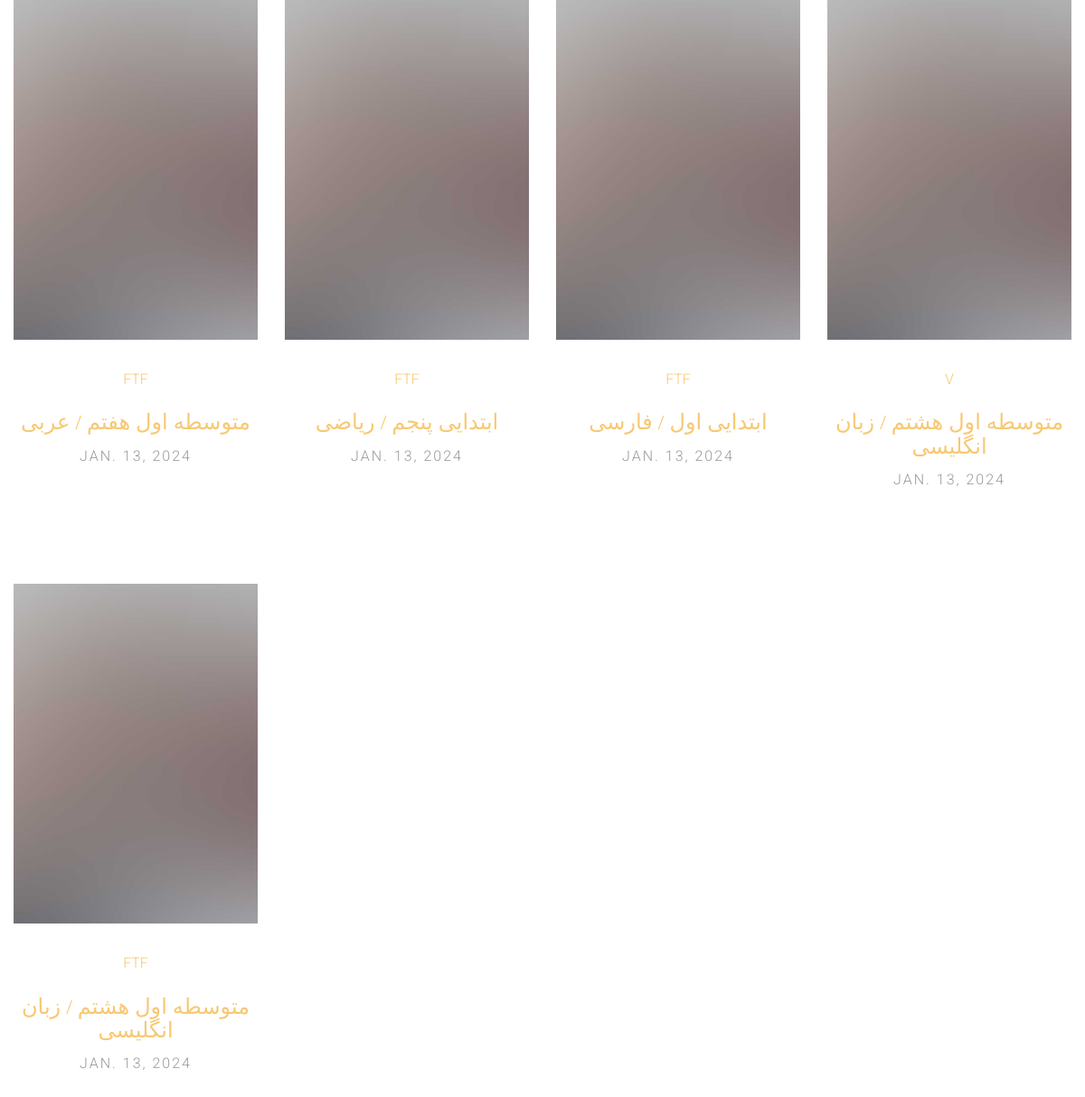
Before: / with the older database file.
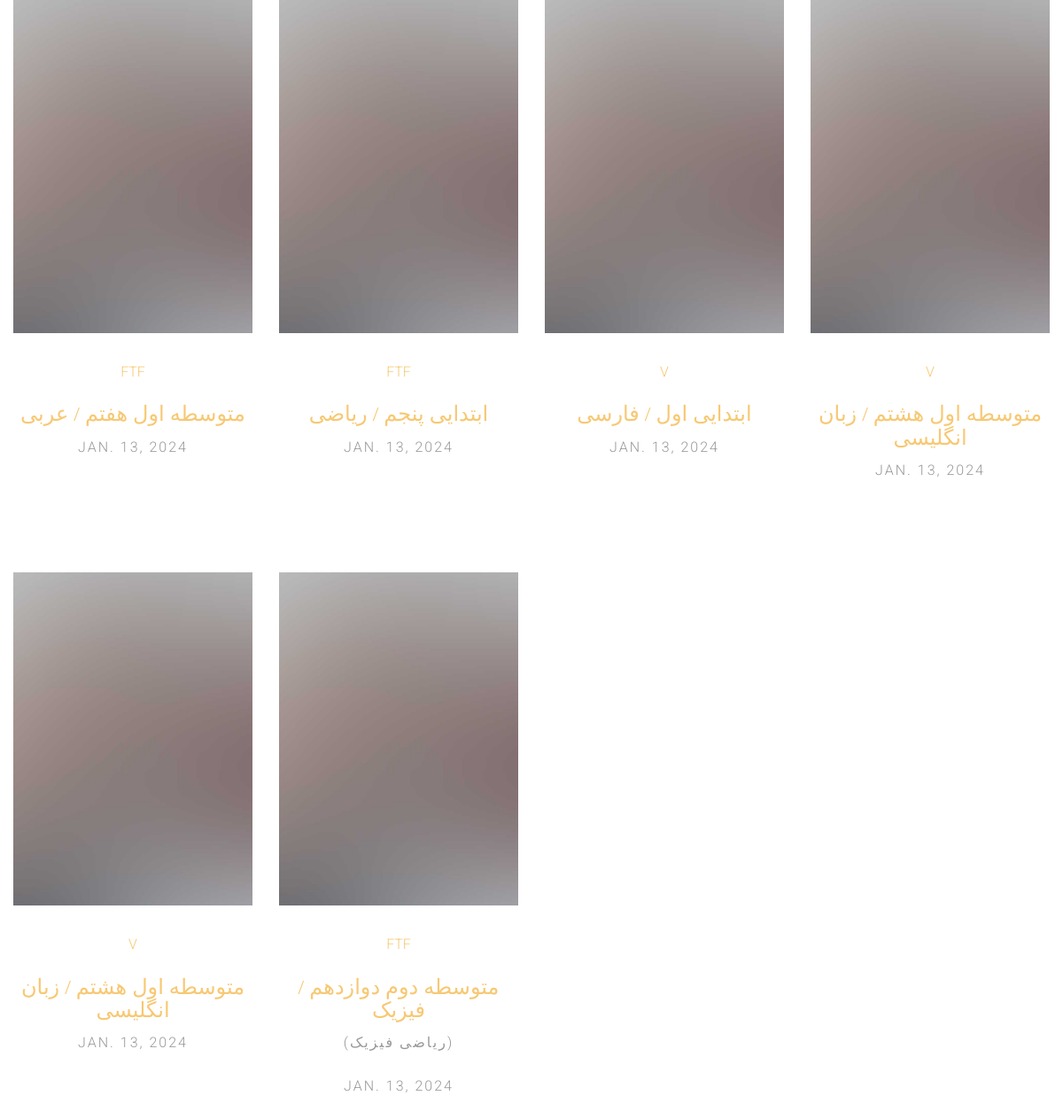
After: the same page with the newer database file.
### application/models.py (models this page shows, shortened)
class Application(models.Model):
    objects = None
    applicant = models.ManyToManyField(Student)
    demanded_course = models.ForeignKey(Course, on_delete=models.CASCADE, db_index=True, null=True, blank=True)
    preferred_style = models.CharField(choices=HOLDING_STYLE, max_length=50, null=True, blank=True)
    short_description = models.CharField(max_length=300, null=True, blank=True)
    is_accepted = models.BooleanField(blank=True, null=True, default=False)
    rating = models.IntegerField(validators=[MinValueValidator(1), MaxValueValidator(5)], default=1)
    registered_date = models.DateField(null=True, blank=True, auto_now_add=True)
    is_active = models.BooleanField(default=False)
    slug = models.SlugField(max_length=200, default="", null=False, db_index=True)
    def get_absolute_url(self):
        return reverse('application_detail', args=[self.id])

class Course(models.Model):
    course_name = models.ForeignKey(CourseName, on_delete=models.CASCADE)
    grade = models.ForeignKey(Grade, on_delete=models.CASCADE, blank=True, null=True)
    major = models.ForeignKey(Major, on_delete=models.CASCADE, blank=True, null=True)
    is_active = models.BooleanField(default=True)
    slug = models.SlugField(max_length=500, blank=True, null=True)
    def __str__(self):
        return f" {self.grade} / {self.course_name} "
    class Meta:
        constraints = [
            models.UniqueConstraint(fields=['course_name', 'grade', 'major'],
                                    name='unique_course_name_edu_level_grade'),
        ]

class Grade(models.Model):
    edu_level = models.ForeignKey(EducationalLevel, on_delete=models.CASCADE)
    grade_name = models.CharField(max_length=20, verbose_name="پایه تحصیلی")
    def __str__(self):
        return f"{self.edu_level} {self.grade_name}"
    class Meta:
        constraints = [
            models.UniqueConstraint(fields=['edu_level', 'grade_name'], name='unique_edu_level_grade')]

class EducationalLevel(models.Model):
    edu_level = models.CharField(max_length=20, unique=True, verbose_name="دوره آموزشی")
    def __str__(self):
        return self.edu_level

class CourseName(models.Model):
    course_name = models.CharField(max_length=20, unique=True)
    def __str__(self):
        return f"{self.course_name}"

class Major(models.Model):
    major = models.CharField(max_length=20, unique=True)
    def __str__(self):
        return f"{self.major}"

### application/views.py (the view)
# urls.py: path('',views.application_list),
def application_list(request):
    applications = Application.objects.all().order_by('registered_date')
    return render(request, 'application/application_list.html', {'applications': applications})

### application/templates/application/application_list.html
{% extends 'shared/_layout.html' %}
{% block content %}
<div class="container-fluid">
      <div class="row fh5co-post-entry">
     {% for application in applications %}
          {% include 'includes/application_item_partial.html' with application=application %}
      {% endfor %}
      </div>
   </div>
{% endblock %}

### templates/shared/_layout.html (shortened to what this page needs)
{% load render_partial %}
<!DOCTYPE html>
 <html class="no-js">
	<head>
	{% include 'shared/header_references.html' %}
	</head>
	<body>
	{% block content %}{% endblock %}
	</body>
</html>

### templates/shared/header_references.html (shortened to what this page needs)
	<link rel="stylesheet" href="static/css/animate.css">
	<link rel="stylesheet" href="static/css/icomoon.css">
	<link rel="stylesheet" href="static/css/bootstrap.css">
	<link rel="stylesheet" href="static/css/style.css">

### application/templates/includes/application_item_partial.html
        <article class="col-lg-3 col-md-3 col-sm-3 col-xs-6 col-xxs-12 animate-box">
            <figure>
               <a href="{{application.get_absolute_url}}"><img src="static/images/pic_1.jpg" alt="Image" class="img-responsive"></a>
            </figure>
            <span class="fh5co-meta"><a href="single.html">{{application.preferred_style}}</a></span>
            <h3 class="fh5co-article-title"><a href="single.html">{{application.demanded_course}}</a></h3>
            {% if application.demanded_course.major %}
            <span class="fh5co-meta fh5co-date">({{application.demanded_course.major}})</span>
            {% endif %}
            <span class="fh5co-meta fh5co-date">{{application.registered_date}}</span>
        </article>

### static/css/style.css (style rules this page uses)
html { background: #fff; }
body { font-family: "Roboto", arial, sans-serif; font-size: 18px; font-weight: 300; line-height: 1.8; color: #222; background: #fff; }
a { color: #f7c873; -webkit-transition: 0.5s; -o-transition: 0.5s; transition: 0.5s; }
h1, h2, h3, h4, h5, h6 { font-family: "Playfair Display", times, serif; color: #000; }
.fh5co-post-entry article { text-align: center; float: left; margin-bottom: 110px; padding-left: 3em; padding-right: 3em; }
@media screen and (max-width: 1200px) { .fh5co-post-entry article { margin-bottom: 80px; padding-left: 15px; padding-right: 15px; } }
.fh5co-post-entry article a img { opacity: 1; -webkit-transition: 0.5s; -o-transition: 0.5s; transition: 0.5s; }
.fh5co-post-entry article figure { margin-bottom: 30px; }
.fh5co-post-entry article .fh5co-meta { font-size: 16px; font-family: "Roboto", arial, sans-serif; color: #999999; margin-bottom: 20px; display: block; }
.fh5co-post-entry article .fh5co-meta.fh5co-date { text-transform: uppercase; letter-spacing: 2px; }
.js .to-animate, .js .to-animate-2, .js .animate-box { opacity: 0; }

Changed rows visible on the page:
changed Application "ابتدایی اول / فارسی": preferred_style "FTF" → "V"
changed Application (number 5 of 6 on the later page): preferred_style "FTF" → "V"
added Application: preferred_style "FTF", demanded_course "متوسطه دوم دوازدهم / فیزیک", demanded_course.major "ریاضی فیزیک", registered_date "JAN. 13, 2024"
